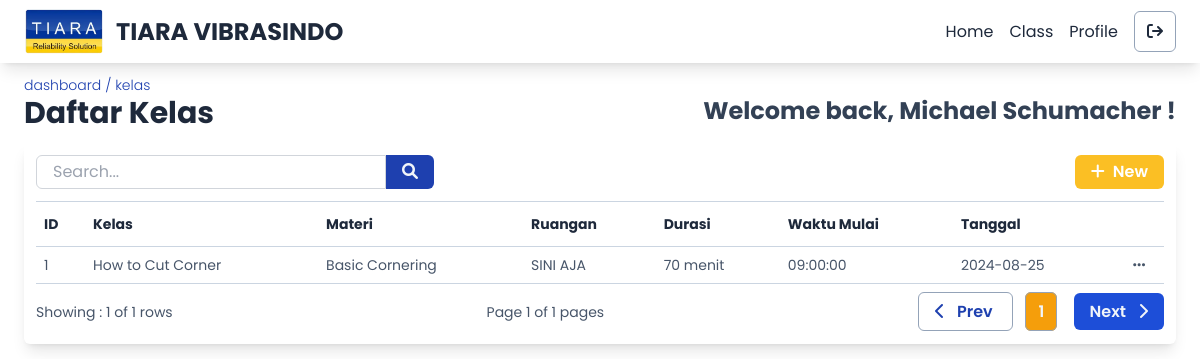
/pages/employee/class.php (signed in), run on the app's committed database.
### tables this page shows
CREATE TABLE `class` (
  `id_class` int(11) NOT NULL,
  `nama_kelas` varchar(50) NOT NULL,
  `pengajar` int(11) NOT NULL,
  `materi` int(11) NOT NULL,
  `ruangan` varchar(30) NOT NULL,
  `durasi` int(11) NOT NULL,
  `tanggal` date DEFAULT NULL,
  `jam` time NOT NULL
);

CREATE TABLE `materi` (
  `id_materi` int(11) NOT NULL,
  `nama_materi` varchar(30) NOT NULL,
  `deskripsi_materi` text NOT NULL
);

### pages/employee/tables/tblClass.php (the view, shortened to what this page needs)
<div class=" w-auto mb-3 flex justify-between">
  <form action="" method="GET" class=" flex items-center">
    <input type="text" name="searchbox" placeholder="Search..." class=" rounded-tl-md rounded-bl-md px-4 py-1 border border-gray-300 focus:outline-none focus:ring-1 focus:ring-amber-400">
    <button type="submitSearch" class=" px-4 py-[4.7px] bg-blue-800 text-slate-100 rounded-tr-md rounded-br-md">
      <i class="fa-solid fa-magnifying-glass"></i>
    </button>
  </form>
  <button id="btnAddClass" class=" px-4 py-[4.7px] text-white font-semibold rounded-md bg-amber-400 hover:bg-amber-500"><i class="fa-solid fa-plus mr-2"></i>New</button>
</div>
<table class="text-sm overflow-x-auto table-auto w-full">
  <thead>
    <tr class="border-y-[1.5px] border-y-slate-300 text-slate-800">
      <th class=" text-left px-2 py-3">ID</th>
      <th class=" text-left px-2 py-3">Kelas</th>
      <th class=" text-left px-2 py-3">Materi</th>
      <th class=" text-left px-2 py-3">Ruangan</th>
      <th class=" text-left px-2 py-3">Durasi</th>
      <th class=" text-left px-2 py-3">Waktu Mulai</th>
      <th class=" text-left px-2 py-3">Tanggal</th>
      <th class=" text-center px-2 py-3 w-[50px]"></th>
    </tr>
  </thead>
  <tbody>
    <?php if ($queryClass->rowCount() > 0) : ?>
      <?php foreach ($rowClass as $row) : ?>
        <tr class=" text-slate-600">
          <td class="px-2 py-2"><?= $row['id_class'] ?></td>
          <td class="px-2 py-2"><?= $row['nama_kelas'] ?></td>
          <td class="px-2 py-2"><?= $row['nama_materi'] ?></td>
          <td class="px-2 py-2"><?= $row['ruangan'] ?></td>
          <td class="px-2 py-2"><?= $row['durasi'] ?> menit</td>
          <td class="px-2 py-2"><?= $row['jam'] ?></td>
          <td class="px-2 py-2"><?= $row['tanggal'] ?></td>
          <td class="text-center ">
            <button id="action-<?= $row['id_class'] ?>" class="action-button px-2 py-[5px] rounded-md hover:bg-slate-200"><i class="fa-solid fa-ellipsis"></i></button>
          </td>
        </tr>
      <?php endforeach; ?>
    <?php else: ?>
      <tr>
        <td colspan="12" class="py-2 px-4 text-center text-gray-700">Table Kosong</td>
      </tr>
    <?php endif; ?>
  </tbody>
</table>
<div class=" border-b-[1.5px] border-b-slate-300"></div>
<?php
echo pagination($page, $total_pages, 'class.php', $start_row, $end_row);
?>

### pages/component/pagination.php (shortened to what this page needs)
<?php
function pagination($page, $total_pages, $base_url, $total_rows, $end_row, $current_table = null)
{
  $url_components = parse_url($base_url);
  parse_str($url_components['query'] ?? '', $params);
?>
  <section class="mt-2 py-2 flex justify-between items-center">
    <p class="text-slate-600 text-sm">Showing : <?= $end_row ?> of <?= $total_rows; ?> rows</p>
    <p class="text-slate-600 text-sm">Page <?= $page; ?> of <?= $total_pages; ?> pages</p>
    <div>
      <a href="<?= $base_url ?>?<?= http_build_query(array_merge($params, ['page' => max(1, $page - 1)])) ?>" class="hover:bg-slate-200 text-blue-800 font-semibold border border-slate-400 px-4 py-[7px] mr-3 rounded-md transition-all duration-300">
        <i class="fa-solid fa-chevron-left mr-3"></i>Prev
      </a>
      <?php for ($i = max(1, $page - 2); $i <= min($total_pages, $page + 2); $i++) : ?>
        <a href="<?= $base_url ?>?<?= http_build_query(array_merge($params, ['page' => $i])) ?>" class="px-3 py-[7px] font-semibold rounded-md border border-slate-400 hover:bg-opacity-90 <?= $i == $page ? 'bg-amber-500 text-slate-100' : '' ?>"><?= $i; ?></a>
      <?php endfor; ?>
      <a href="<?= $base_url ?>?<?= http_build_query(array_merge($params, ['page' => min($total_pages, $page + 1)])) ?>" class="bg-blue-700 hover:bg-blue-800 text-slate-100 font-semibold px-4 py-[7px] ml-3 rounded-md">
        Next<i class="fa-solid fa-chevron-right ml-3"></i>
      </a>
    </div>
  </section>
<?php
  return ob_get_clean();
}
?>

### assets/styles.css (style rules this page uses)
* { padding: 0; margin: 0; box-sizing: border-box; font-family: 'Poppins', sans-serif; }

### data on the page
class: id_class "1", nama_kelas "How to Cut Corner", materi.nama_materi "Basic Cornering", ruangan "SINI AJA", durasi "70", jam "09:00:00", tanggal "2024-08-25"

### other printed values
$_SESSION['current_user'] "Michael Schumacher"
$end_row "1"
$total_pages "1"
